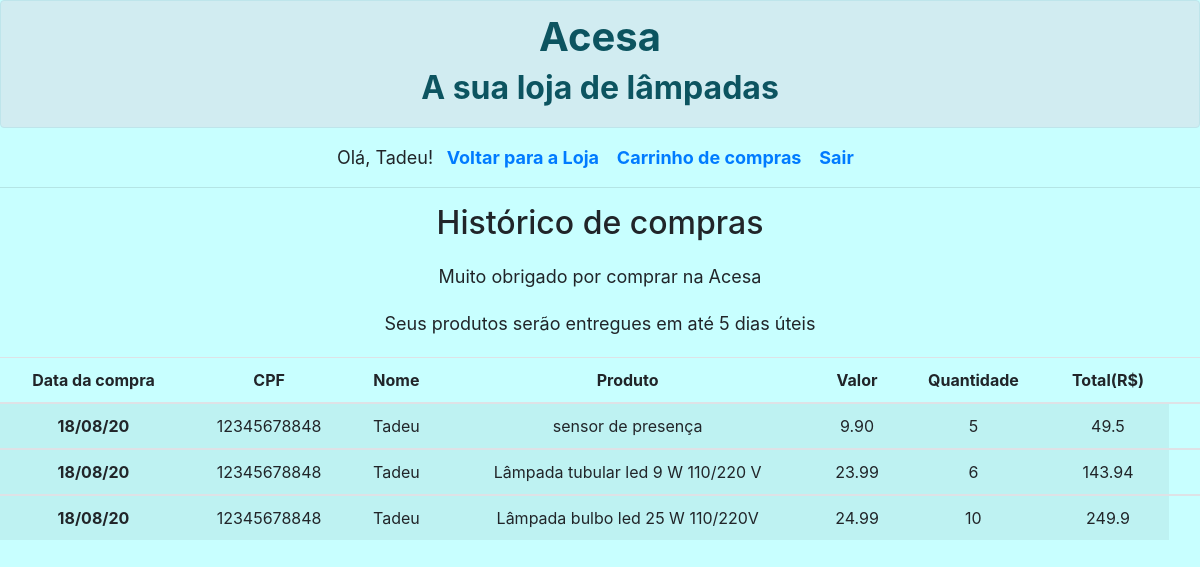
Screenshot of /venda_historico.php (signed in) with the database file from the repository.
### tables this page shows
CREATE TABLE `venda` (
  `id_venda` int(11) NOT NULL,
  `data` varchar(8) NOT NULL,
  `nome` varchar(15) NOT NULL,
  `cpf` double NOT NULL,
  `rotulo` varchar(100) NOT NULL,
  `preco` decimal(9,2) NOT NULL,
  `quantidade` int(6) NOT NULL,
  `comprado` varchar(1) NOT NULL,
  `despachado` varchar(3) NOT NULL
);

### venda_historico.php (the view, shortened to what this page needs)
<?php
    include("banco.php");
?>
<html lang="pt-br">
  <head>
    <link rel="stylesheet" href="https://stackpath.bootstrapcdn.com/bootstrap/4.1.3/css/bootstrap.min.css">
  </head>
  <body>
<div class="alert alert-info" role="alert">
  <h1 align="center"><b>Acesa</b></h1>
<h2 align="center"><b>A sua loja de lâmpadas</b></h2>
</div>
<div align=center>
<?php
						if(!isset($_SESSION["user"])){
							header('location:venda_sem_login.php');
						}else{
							echo "Olá, ";
							echo $_SESSION["user"];
							echo "!";
							echo "<a href='index.php' style='text-decoration:none; font-weight:bold;'>&nbsp;&nbsp;Voltar para a Loja&nbsp;</a>";
							echo "<a href='venda_carrinho.php' style='text-decoration:none; font-weight:bold;'>&nbsp;&nbsp;Carrinho de compras&nbsp;</a>";
							echo "<a href='sair.php' style='text-decoration:none; font-weight:bold;'>&nbsp;&nbsp;Sair&nbsp;</a>";
						}
?>
</div>
<hr/>
<h2>Histórico de compras</h2>
<p>Muito obrigado por comprar na Acesa</p><p>Seus produtos serão entregues em até 5 dias úteis</p>
<?php
 $dados1 = mysqli_query($conexao,"SELECT * FROM venda where comprado='X' and cpf='".$_SESSION["cpf"]."' ORDER BY id_venda DESC")
 or die(mysqli_error($conexao));
 ?>
	<table class="table table-striped">
  <thead align="center">
    <tr>
      <th scope="col">Data da compra</th>
      <th scope="col">CPF</th>
      <th scope="col">Nome</th>
      <th scope="col">Produto</th>
	  <th scope="col">Valor</th>
	  <th scope="col">Quantidade</th>
	  <th scope="col">Total(R$)</th>
	  <th scope="col"></th>
    </tr>
  </thead>
  <?php
  while($dados2 = mysqli_fetch_array($dados1)){
	  echo "<tbody align='center'>";
		echo '<tr>';
		  echo '<th scope="row">'.$dados2['data'].'</th>';
		  echo '<td>'.$dados2['cpf'].'</td>';
		  echo '<td>'.$dados2['nome'].'</td>';
		  echo '<td>'.$dados2['rotulo'].'</td>';
		  echo '<td>'.$dados2['preco'].'</td>';
		  echo '<td>'.$dados2['quantidade'].'</td>';
		  echo '<td>'.$dados2['preco']*$dados2['quantidade'].'</td>';
	}
	?>
	</table>
  </body>
</html>

### venda_historico.php (style rules this page uses)
body { font-size:18px; font-style: normal; }
p { text-align: center; margin: 20px 40px 20px 40px }
body { background-color: rgb(200,255,255); }
h1 { text-align: center; }
h2 { text-align: center; }

### rows the page displays
venda: data "18/08/20", cpf "12345678848", nome "Tadeu", rotulo "sensor de presença", preco "9.90", quantidade "5", $dados2['preco']*$dados2['quantidade'] "49.5"
venda: data "18/08/20", cpf "12345678848", nome "Tadeu", rotulo "Lâmpada tubular led 9 W 110/220 V", preco "23.99", quantidade "6", $dados2['preco']*$dados2['quantidade'] "143.94"
venda: data "18/08/20", cpf "12345678848", nome "Tadeu", rotulo "Lâmpada bulbo led 25 W 110/220V", preco "24.99", quantidade "10", $dados2['preco']*$dados2['quantidade'] "249.9"

### other values shown
$_SESSION["user"] "Tadeu"
